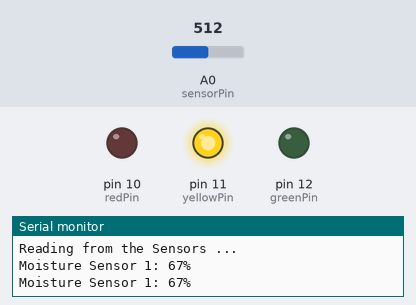
Bench run of a sketch on a simulated Arduino Uno, built with avr-gcc and run on an emulated ATmega328P. Shown: output pins drawn as LEDs (lit = HIGH), the last lines printed to the serial monitor. The inputs (shaded band) are chosen by the test bench; at power-on: A0 (sensorPin) = 512.

Above: at 5.8 s.
5.9 s: A0 (sensorPin) set to 483
At 10.3 s:
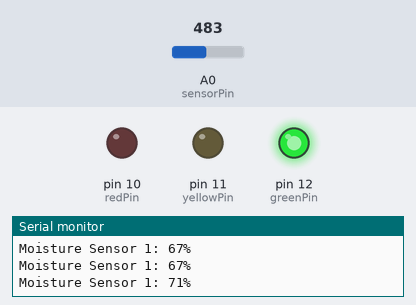
11.9 s: A0 (sensorPin) set to 900
At 15.3 s:
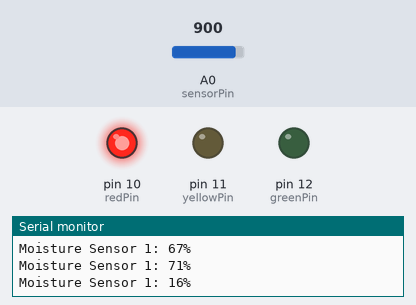
17.9 s: A0 (sensorPin) set to 728
23.9 s: A0 (sensorPin) set to 712
At 25.4 s:
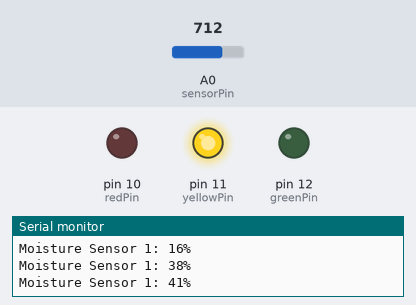
29.9 s: A0 (sensorPin) set to 1023
At 30.4 s:
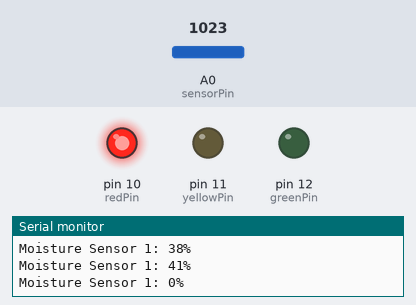
Timing chart, 0 to 32.9 s (numbered marks = the images above; inputs shaded):
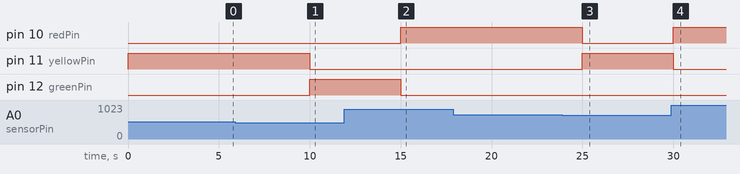

The sketch:

1sensorWithLights.ino
```cpp
/* This code is meant to add visual queues (lights) to indicate moisture content of soil
Goal is to add this to the Humidity_Sensor sketch
*/

int sensorPin = A0;
int greenPin = 12;
int yellowPin = 11;
int redPin = 10;

int sensorValue_1 = 0;


void setup() {
  // put your setup code here, to run once:

pinMode(greenPin, OUTPUT);
pinMode(yellowPin, OUTPUT);
pinMode(redPin, OUTPUT);

// Initialize serial monitor
Serial.begin(9600);
Serial.println("Reading from the Sensors ...");

}

void loop() {

  sensorValue_1 = analogRead(sensorPin);
  sensorValue_1 = map(sensorValue_1,1023,265,0,100);

   if (sensorValue_1 >= 70) {
    digitalWrite(greenPin, HIGH);
    digitalWrite(yellowPin, LOW);
    digitalWrite(redPin,LOW);
  } else if (sensorValue_1 >= 40) {
      digitalWrite(greenPin, LOW);
      digitalWrite(yellowPin, HIGH);
      digitalWrite(redPin,LOW);
  } else {
      digitalWrite(greenPin, LOW);
      digitalWrite(yellowPin, LOW);
      digitalWrite(redPin,HIGH);
  }


  Serial.print("Moisture Sensor 1: ");
  Serial.print(sensorValue_1);
  Serial.println("%");


delay(5000);
}
```

Measured:
- the behaviour switches between 493 and 492 on A0 (sensorPin) (found by bisection; images 0 and 1)
- the behaviour switches between 720 and 719 on A0 (sensorPin) (found by bisection; images 2 and 3)
- after the input at 5.9 s, pin 11 (yellowPin): HIGH → LOW after 4.1 s; pin 12 (greenPin): LOW → HIGH after 4.1 s
- after the input at 11.9 s, pin 10 (redPin): LOW → HIGH after 3.1 s; pin 12 (greenPin): HIGH → LOW after 3.1 s
- after the input at 23.9 s, pin 10 (redPin): HIGH → LOW after 1.1 s; pin 11 (yellowPin): LOW → HIGH after 1.1 s
- after the input at 29.9 s, pin 10 (redPin): LOW → HIGH after 0.10 s; pin 11 (yellowPin): HIGH → LOW after 0.10 s
